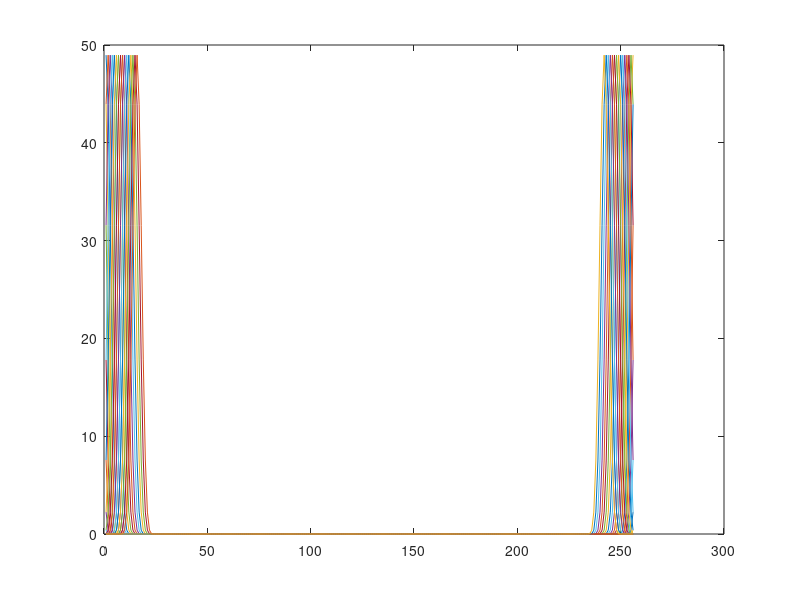

This figure's MATLAB source:
clear

W = 133;
n = 256;
m = 31;

w = @(x) exp(-2i*pi*x/n);
shift = @(x) [zeros(x,n-x),eye(x);eye(n-x),zeros(n-x,x)]*w(x);

bw = chebwin(W,100);

BW = zeros(n,1);
BW(1:W) = bw;

BW_ft = fft(BW);

DCW_ft = zeros(n,m);
DCW_ft(:,1) = BW_ft;

for j = 1:(m-1)/2
    DCW_ft(:,2*j) = shift(j)*BW_ft;
    DCW_ft(:,2*j+1) = shift(n-j)*BW_ft;
end

plot(abs(DCW_ft))
DCW_ft = DCW_ft*ones(m,1);
abs_DCW_ft = abs(DCW_ft);

a = ifft(BW_ft);